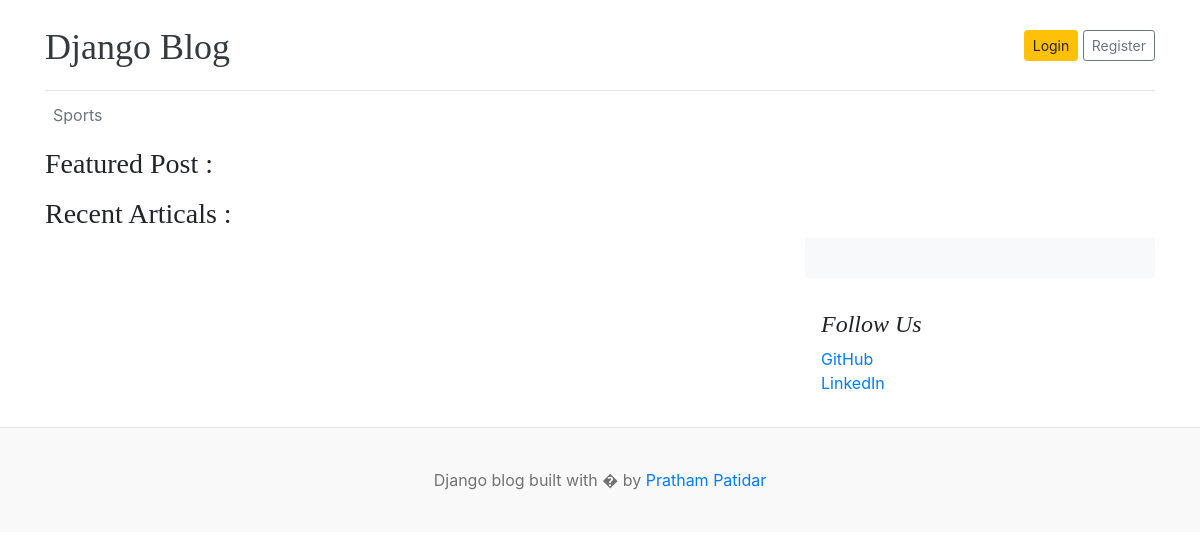
/, run on an earlier commit of the app's database.
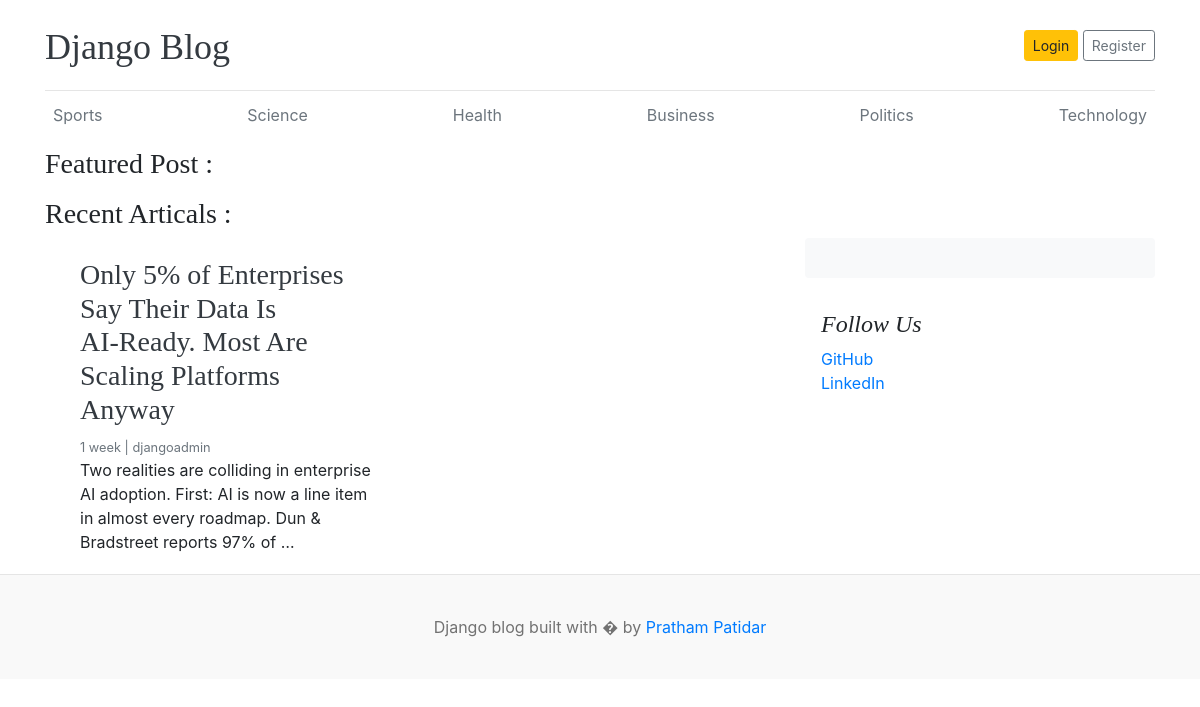
And on a later commit of the database.
### blogs/models.py (models this page shows, shortened)
class Category(models.Model):
    category_name=models.CharField(max_length=50,unique=True)
    created_at=models.DateTimeField(auto_now_add=True)
    updated_at=models.DateTimeField(auto_now=True)

class Blog(models.Model):
    title=models.CharField(max_length=100)
    slug=models.SlugField(max_length=150,unique=True,blank=True)
    category=models.ForeignKey(Category,on_delete=models.CASCADE)
    author=models.ForeignKey(User,on_delete=models.CASCADE)
    featured_image=models.ImageField( upload_to='uplodes/%Y/%m/%d')
    short_description=models.TextField(max_length=500)
    blog_body=models.TextField(max_length=2000)
    status=models.CharField(max_length=20 ,choices=STATUS_CHOICES,default="Draft")
    is_featured=models.BooleanField(default=False)
    created_at=models.DateTimeField(auto_now_add=True)
    updated_at=models.DateTimeField(auto_now=True)

### blog_main/views.py (the view)
# urls.py: 2. Add a URL to urlpatterns:  path('', views.home, name='home')
def home(request):
    featured_post=Blog.objects.filter(is_featured=True,status='Published').order_by('updated_at')
    posts=Blog.objects.filter(is_featured=False,status='Published')
    try:
        about=About.objects.get()
    except:
        about=None
    context={
        'featured_post':featured_post,
        'posts':posts,
        'about':about,
    }
    return render(request,"home.html",context)

### blogs/context_processors.py (called while the page is built)
def get_categories(request):
    categories=Category.objects.all()
    return dict(categories=categories)

### templates/home.html (shortened to what this page needs)
{% extends "base.html" %}
  {% block content %}
    <h3>Featured Post :</h3>
    <h3>Recent Articals :</h3>
      <main role="main" class="container p-0">
        <div class="row">
          <div class="col-md-8 blog-main">
            {% for post in posts%}
            <div class="col-md-6">
              <div class="card border-0" >
                <div class="card-body">
                  <h3><a href="{% url 'blogs' post.slug %}" class="text-dark"> {{ post.title }}</a></h3>
                  <small class="mb-1 text-muted">{{ post.created_at | timesince }} | {{post.author}}</small>
                  <p class="card-text">{{ post.short_description |truncatewords:25 }}</p>
                </div>
              </div>
            </div>
            {% endfor %}
          </div>
          <aside class="col-md-4 blog-sidebar">
            <div class="p-3 mb-3 bg-light rounded">
            </div>
            <div class="p-3">
              <h4 class="font-italic">Follow Us</h4>
              <ol class="list-unstyled">
                <li><a href="https://github.com/Prathamoo1">GitHub</a></li>
                <li><a href="https://www.linkedin.com/in/PrathamPatidar">LinkedIn</a></li>
              </ol>
            </div>
          </aside>
        </div>
      </main>
    </div>
  {% endblock %}

### templates/base.html (shortened to what this page needs)
{% load static %}
<!DOCTYPE html>
<html lang="en">
<head>
    <link href="https://getbootstrap.com/docs/4.0/dist/css/bootstrap.min.css" rel="stylesheet">
    <link href="{% static 'css/blog.css'%}" rel="stylesheet">
  </head>
<body>
    <div class="container">
      <header class="blog-header py-3">
        <div class="row flex-nowrap justify-content-between align-items-center">
          <div class="col-8 pt-1">
            <a class="blog-header-logo text-dark" href="/">Django Blog</a>
          </div>
          <div class="col-4 d-flex justify-content-end align-items-center">
            <a class="btn btn-sm btn-warning" href="#">Login</a> &nbsp;
            <a class="btn btn-sm btn-outline-secondary" href="#">Register</a>
          </div>
        </div>
      </header>
      <div class="nav-scroller py-1 mb-2">
        <nav class="nav d-flex justify-content-between">
          {% for cat in categories %}
          <a class="p-2 text-muted" href="{% url 'posts_by_category' cat.id %}">{{ cat.category_name}}</a>
          {% endfor %}
        </nav>
      </div>
{% block content %}
{% endblock %}
<footer class="blog-footer">
  <p>Django blog built with � by <a href="#">Pratham Patidar</a></p>
</footer>
</body>
</html>

### blog_main/static/css/blog.css (style rules this page uses)
.blog-header { border-bottom: 1px solid #e5e5e5; }
.blog-header-logo { font-family: "Playfair Display", Georgia, "Times New Roman", serif ; font-size: 2.25rem; }
h1, h2, h3, h4, h5, h6 { font-family: "Playfair Display", Georgia, "Times New Roman", serif ; }
.blog-footer { padding: 2.5rem 0; color: #727272; text-align: center; background-color: #f9f9f9; border-top: .05rem solid #e5e5e5; }
.blog-footer p:last-child { margin-bottom: 0; }

What changed in the data, as far as the page shows it:
added Category: category_name "Science"
added Category: category_name "Health"
added Category: category_name "Business"
added Category: category_name "Politics"
added Category: category_name "Technology"
added Blog: title "Only 5% of Enterprises Say Their Data Is AI‑Ready. Most Are Scaling Platforms Anyway", created_at "1 week", author "djangoadmin", short_description "Two realities are colliding in enterprise AI adoption. First: AI is now a line item in almost every roadmap. Dun & Bradstreet reports 97% of …"
